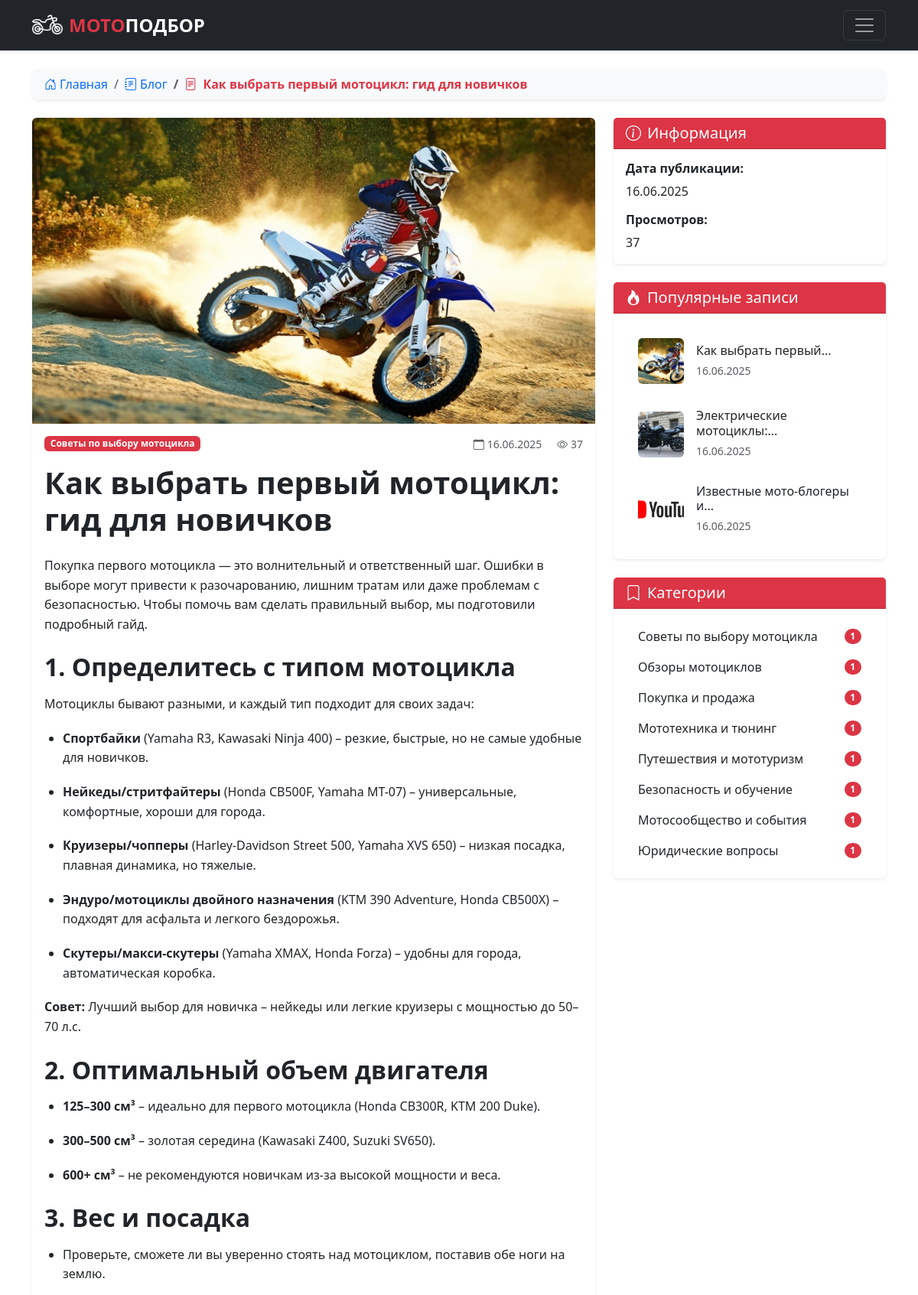
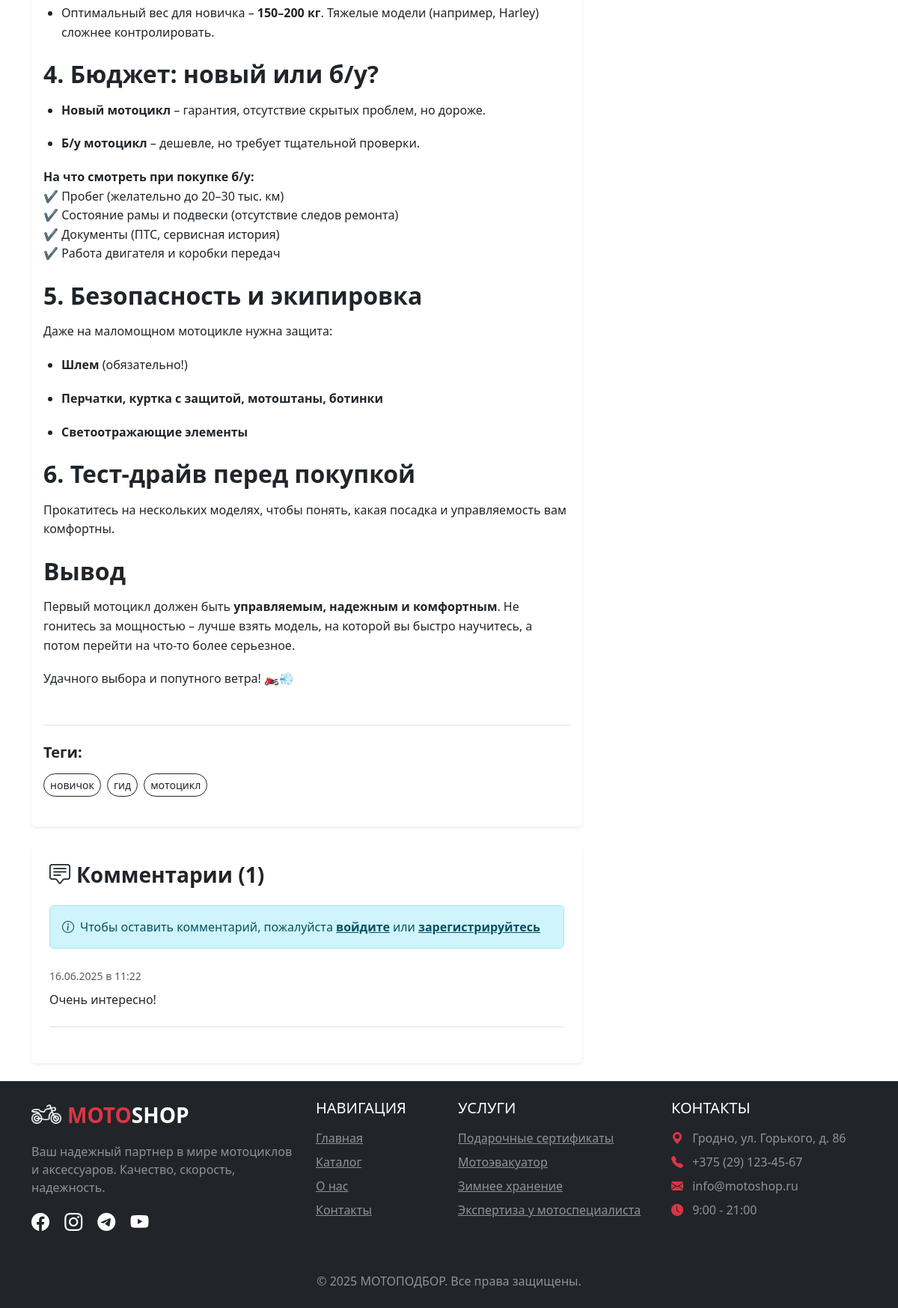
The page /blog/1 on the database its author committed (2 pictures, top to bottom).
### app.py (models this page shows, shortened)
class BlogPost(db.Model):
    __tablename__ = 'blog_posts'
    id = db.Column(db.Integer, primary_key=True)
    title = db.Column(db.String(200), nullable=False)
    short_description = db.Column(db.String(300), nullable=False)
    content = db.Column(db.Text, nullable=False)
    image_name = db.Column(db.String(100), nullable=False)
    category = db.Column(db.String(50), nullable=False)
    tags = db.Column(db.String(200))
    views = db.Column(db.Integer, default=0)
    created_at = db.Column(db.DateTime, default=datetime.now)
    updated_at = db.Column(db.DateTime, default=datetime.now, onupdate=datetime.now)
    comments = db.relationship('Comment', backref='blog_post', lazy=True, cascade='all, delete-orphan')
    @property
    def comments_count(self):
        return len(self.comments)

class Comment(db.Model):
    __tablename__ = 'comments'
    id = db.Column(db.Integer, primary_key=True)
    text = db.Column(db.Text, nullable=False)
    user_id = db.Column(db.Integer, db.ForeignKey('users.id'), nullable=False)
    post_id = db.Column(db.Integer, db.ForeignKey('blog_posts.id'), nullable=False)
    created_at = db.Column(db.DateTime, default=datetime.now)
    @property
    def user_name(self):
        return self.user.name if self.user else 'Аноним'

class Services(db.Model):
    id = db.Column(db.Integer,primary_key=True)
    title = db.Column(db.String(100))
    text = db.Column(db.Text)

### app.py (the view)
@app.route('/blog/<int:post_id>')
def blog_post(post_id):
    post = BlogPost.query.get_or_404(post_id)
    post.views += 1
    db.session.commit()
    comments = Comment.query.filter_by(post_id=post_id).order_by(Comment.created_at.desc()).all()
    popular_posts = BlogPost.query.order_by(BlogPost.views.desc()).limit(3).all()
    categories = db.session.query(BlogPost.category).distinct().all()
    blog_categories = [c[0] for c in categories]
    category_counts = {}
    for cat in blog_categories:
        count = BlogPost.query.filter_by(category=cat).count()
        category_counts[cat] = count
    return render_template('blog_post.html',
                         post=post,
                         comments=comments,
                         popular_posts=popular_posts,
                         blog_categories=blog_categories,
                         category_counts=category_counts)

### app.py (called while the page is built)
@app.context_processor
def inject_user():
    def get_user_name():
        if 'name' in session:
            user = Users.query.filter_by(email=session['name']).first()
            if user:
                user_ratings = {r.id_article: r for r in Ratings.query.filter_by(id_user=user.id).all()}
                for article in Articles.query.all():
                    article.user_rating = user_ratings.get(article.id)
            return user
    return dict(
        active_user=get_user_name(),
        articles_category=db.session.query(Articles.category).distinct().all(),
        services=db.session.query(Services).all()
    )

@app.context_processor
def utility_processor():
    def pluralize(count, form1, form2, form5):
        count = abs(count) % 100
        if 10 < count < 20:
            return form5
        count = count % 10
        if count == 1:
            return form1
        if 1 < count < 5:
            return form2
        return form5
    return dict(pluralize=pluralize)

@app.context_processor
def inject_services():
    return dict(
    services=db.session.query(Services).all(),
    )

@app.context_processor
def inject_custom_css():
    return dict(
        admin_css_url='/static/css/custom_admin.css'
    )

### templates/blog_post.html (shortened to what this page needs)
{% extends 'base.html' %}
{% block main %}
    <main class="py-4">
      <div class="container">
        <nav aria-label="breadcrumb" class="mb-4">
          <ol class="breadcrumb bg-light rounded-3 px-3 py-2 shadow-sm">
            <li class="breadcrumb-item"><a href="/" class="text-decoration-none"><i class="bi bi-house-door me-1"></i>Главная</a></li>
            <li class="breadcrumb-item"><a href="/blog" class="text-decoration-none"><i class="bi bi-journal-text me-1"></i>Блог</a></li>
            <li class="breadcrumb-item active text-danger fw-bold" aria-current="page"> <i class="bi bi-file-text me-1"></i>{{post.title}}</li>
          </ol>
        </nav>
        <div class="row g-4">
          <div class="col-lg-8">
            <div class="card border-0 shadow-sm mb-4">
              <img src="../static/img/upload/{{post.image_name}}"
                   class="card-img-top rounded-top"
                   style="height: 400px; object-fit: cover;"
                   alt="{{post.title}}">
              <div class="card-body">
                <div class="d-flex justify-content-between align-items-start mb-3">
                  <span class="badge bg-danger">{{post.category}}</span>
                  <small class="text-muted">
                    <i class="bi bi-calendar me-1"></i>{{post.created_at.strftime('%d.%m.%Y')}}
                    <i class="bi bi-eye ms-3 me-1"></i>{{post.views}}
                  </small>
                </div>
                <h1 class="fw-bold mb-4">{{post.title}}</h1>
                <div class="post-content mb-5">
                  {% autoescape false %} {{post.content}} {% endautoescape %}
                </div>
                <div class="border-top pt-4">
                  <h5 class="fw-bold mb-3">Теги:</h5>
                  <div class="d-flex flex-wrap gap-2 mb-4">
                    {% for tag in post.tags.split(',') %}
                    <a href="/blog?search={{tag.strip()}}" class="btn btn-sm btn-outline-dark rounded-pill">{{tag.strip()}}</a>
                    {% endfor %}
                  </div>
                </div>
              </div>
            </div>
            <div class="card border-0 shadow-sm">
              <div class="card-body p-4">
                <h3 class="fw-bold mb-4">
                  <i class="bi bi-chat-square-text me-2"></i>Комментарии ({{post.comments_count}})
                </h3>
                {% if 'name' in session %}
                <form method="post" class="mb-4" action="{{url_for('add_comment', post_id=post.id)}}">
                  <div class="mb-3">
                    <label class="form-label fw-bold">Ваш комментарий</label>
                    <textarea class="form-control" name="comment" rows="3" required></textarea>
                  </div>
                  <button type="submit" class="btn btn-danger">Отправить</button>
                </form>
                {% else %}
                <div class="alert alert-info mb-4">
                  <i class="bi bi-info-circle me-2"></i>Чтобы оставить комментарий, пожалуйста <a href="/login" class="alert-link">войдите</a> или <a href="/reg" class="alert-link">зарегистрируйтесь</a>
                </div>
                {% endif %}
                <div class="comments-list">
                  {% for comment in post.comments %}
                  <div class="comment mb-4 pb-4 border-bottom">
                    <div class="d-flex justify-content-between align-items-center mb-2">
                      <div class="d-flex align-items-center">
                        <div>
                          <small class="text-muted">{{comment.created_at.strftime('%d.%m.%Y в %H:%M')}}</small>
                        </div>
                      </div>
                    </div>
                    <p class="mb-0">{{comment.text}}</p>
                  </div>
                  {% else %}
                  <div class="text-center py-4">
                    <i class="bi bi-chat-square-text fs-1 text-muted mb-3"></i>
                    <p class="text-muted">Комментариев пока нет. Будьте первым!</p>
                  </div>
                  {% endfor %}
                </div>
              </div>
            </div>
          </div>
          <div class="col-lg-4">
            <div class="card border-0 shadow-sm mb-4">
              <div class="card-header bg-danger text-white">
                <h5 class="mb-0"><i class="bi bi-info-circle me-2"></i>Информация</h5>
              </div>
              <div class="card-body">
                <div class="mb-3">
                  <h6 class="fw-bold">Дата публикации:</h6>
                  <p class="mb-0">{{post.created_at.strftime('%d.%m.%Y')}}</p>
                </div>
                <div>
                  <h6 class="fw-bold">Просмотров:</h6>
                  <p class="mb-0">{{post.views}}</p>
                </div>
              </div>
            </div>
            <div class="card border-0 shadow-sm mb-4">
              <div class="card-header bg-danger text-white">
                <h5 class="mb-0"><i class="bi bi-fire me-2"></i>Популярные записи</h5>
              </div>
              <div class="card-body">
                <div class="list-group list-group-flush">
                  {% for popular_post in popular_posts %}
                  <a href="/blog/{{popular_post.id}}" class="list-group-item list-group-item-action border-0 py-3">
                    <div class="d-flex align-items-center">
                      <img src="../static/img/upload/{{popular_post.image_name}}"
                           class="rounded me-3"
                           width="60" height="60"
                           style="object-fit: cover;"
                           alt="{{popular_post.title}}">
                      <div>
                        <h6 class="mb-1">{{popular_post.title|truncate(30)}}</h6>
                        <small class="text-muted">{{popular_post.created_at.strftime('%d.%m.%Y')}}</small>
                      </div>
                    </div>
                  </a>
                  {% endfor %}
                </div>
              </div>
            </div>
            <div class="card border-0 shadow-sm">
              <div class="card-header bg-danger text-white">
                <h5 class="mb-0"><i class="bi bi-bookmark me-2"></i>Категории</h5>
              </div>
              <div class="card-body">
                <div class="list-group list-group-flush">
                  {% for category in blog_categories %}
                  <a href="/blog?category={{category}}"
                     class="list-group-item list-group-item-action border-0 d-flex justify-content-between align-items-center py-2">
                    {{category}}
                    <span class="badge bg-danger rounded-pill">{{category_counts[category]}}</span>
                  </a>
                  {% endfor %}
                </div>
              </div>
            </div>
          </div>
        </div>
      </div>
    </main>
{% endblock %}

### templates/base.html (shortened to what this page needs)
<!DOCTYPE html>
<html lang="ru">
  <head>
    <link rel="stylesheet" href="{{ url_for('static', filename='css/bootstrap.min.css') }}">
    <link rel="stylesheet" href="{{ url_for('static', filename='css/styles.css') }}">
    <link rel="stylesheet" href="https://cdn.jsdelivr.net/npm/bootstrap-icons@1.10.0/font/bootstrap-icons.css">
    <link rel="stylesheet" href="https://cdnjs.cloudflare.com/ajax/libs/animate.css/4.1.1/animate.min.css">
  </head>
  <body class="d-flex flex-column min-vh-100">
    <header class="navbar navbar-expand-xxl navbar-dark bg-dark shadow-sm" >
      <div class="container">
        <a href="/" class="navbar-brand d-flex align-items-center">
          <img src="{{ url_for('static', filename='img/icons/icon.png') }}" alt="MOTOSHOP Logo" width="40" height="40" class="me-2">
          <span class="fs-4 fw-bold text-danger">МОТО<span class="text-white">ПОДБОР</span></span>
        </a>
        <button class="navbar-toggler" type="button" data-bs-toggle="collapse" data-bs-target="#navbarMain">
          <span class="navbar-toggler-icon"></span>
        </button>
      </div>
    </header>
    {% block main %}{% endblock %}
    <footer class="bg-dark mt-auto py-4">
      <div class="container">
        <div class="row">
          <div class="col-lg-4 mb-4 mb-lg-0">
            <div class="d-flex align-items-center mb-3">
              <img src="{{ url_for('static', filename='img/icons/icon.png') }}" alt="MOTOSHOP Logo" width="40" height="40" class="me-2">
              <span class="fs-3 fw-bold text-danger">MOTO<span class="text-white">SHOP</span></span>
            </div>
            <p class="text-white-50">Ваш надежный партнер в мире мотоциклов и аксессуаров. Качество, скорость, надежность.</p>
            <div class="social-icons mt-3">
              <a href="https://www.facebook.com" target="_blank" class="text-white me-3"><i class="bi bi-facebook fs-4"></i></a>
              <a href="https://www.instagram.com" target="_blank" class="text-white me-3"><i class="bi bi-instagram fs-4"></i></a>
              <a href="https://telegram.org" target="_blank" class="text-white me-3"><i class="bi bi-telegram fs-4"></i></a>
              <a href="https://www.youtube.com" target="_blank" class="text-white"><i class="bi bi-youtube fs-4"></i></a>
            </div>
          </div>
          <div class="col-lg-2 col-md-6 mb-4 mb-md-0">
            <h5 class="text-uppercase text-white mb-3">Навигация</h5>
            <ul class="list-unstyled">
              <li class="mb-2"><a href="/" class="text-white-50 hover-white">Главная</a></li>
              <li class="mb-2"><a href="/catalog" class="text-white-50 hover-white">Каталог</a></li>
              <li class="mb-2"><a href="/about" class="text-white-50 hover-white">О нас</a></li>
              <li class="mb-2"><a href="/contacts" class="text-white-50 hover-white">Контакты</a></li>
            </ul>
          </div>
          <div class="col-lg-3 col-md-6 mb-4 mb-md-0">
            <h5 class="text-uppercase text-white mb-3">Услуги</h5>
            <ul class="list-unstyled">
              {% for service in services %}
              <li class="mb-2"><a href="/services/{{service.id}}" class="text-white-50 hover-white">{{service.title}}</a></li>
              {% endfor %}
            </ul>
          </div>
          <div class="col-lg-3 col-md-6">
            <h5 class="text-uppercase text-white mb-3">Контакты</h5>
            <ul class="list-unstyled text-white-50">
              <li class="mb-2"><i class="bi bi-geo-alt-fill me-2 text-danger"></i> Гродно, ул. Горького, д. 86</li>
              <li class="mb-2"><i class="bi bi-telephone-fill me-2 text-danger"></i> +375 (29) 123-45-67</li>
              <li class="mb-2"><i class="bi bi-envelope-fill me-2 text-danger"></i> info@motoshop.ru</li>
              <li class="mb-2"><i class="bi bi-clock-fill me-2 text-danger"></i> 9:00 - 21:00</li>
            </ul>
          </div>
        </div>
        <hr class="my-4 bg-secondary">
        <div class="row align-items-center">
          <div class="col-md-12 text-center text-center">
            <p class="mb-0 text-white-50">&copy; 2025 МОТОПОДБОР. Все права защищены.</p>
          </div>
        </div>
      </div>
    </footer>
  </body>
</html>

### static/css/styles.css (style rules this page uses)
html { height: 100%; }
body { display: flex; flex-direction: column; height: 100%; background-color: #ffff; border-radius: 30px; }
main { flex: 1 0 auto; }
footer { flex: 0 0 auto; }
.post-content p { margin-bottom: 1.2rem; line-height: 1.6; }
.post-content h2, .post-content h3, .post-content h4 { margin-top: 1.5rem; margin-bottom: 1rem; font-weight: bold; }
.post-content ul, .post-content ol { padding-left: 1.5rem; margin-bottom: 1.2rem; }
.post-content li { margin-bottom: 0.5rem; }
.comment { transition: all 0.3s ease; }
.card { transition: transform 0.3s ease, box-shadow 0.3s ease; }

### rows shown on the page
BlogPost: title "Как выбрать первый мотоцикл: гид для новичков", image_name (picture), category "Советы по выбору мотоцикла", created_at "16.06.2025", views "37", content "Покупка первого мотоцикла — это волнительный и ответственный шаг. Ошибки в выборе могут привести к разочарованию, лишним тратам или даже проблемам с безопасностью. Чтобы помочь вам сделать правильный выбор, мы подготовили подробный гайд. 1. Определитесь с типом мотоцикла Мотоциклы бывают разными, и каждый тип подходит для своих задач: Спортбайки (Yamaha R3, Kawasaki Ninja 400) – резкие, быстрые, но не самые удобные для новичков. Нейкеды/стритфайтеры (Honda CB500F, Yamaha MT-07) – универсальные, комфортные, хороши для города. Круизеры/чопперы (Harley-Davidson Street 500, Yamaha XVS 650) – низкая посадка, плавная динамика, но тяжелые. Эндуро/мотоциклы двойного назначения (KTM 390 Adventure,…", title "Как выбрать первый...", id "1"
Comment: created_at "16.06.2025 в 11:22", text "Очень интересно!"
BlogPost: image_name (picture), title "Электрические мотоциклы:...", created_at "16.06.2025"
BlogPost: image_name (picture), title "Известные мото-блогеры и...", created_at "16.06.2025"
BlogPost: category "Покупка и продажа", category_counts "1"
BlogPost: category "Мототехника и тюнинг", views "1"
BlogPost: category "Путешествия и мототуризм", views "1"
BlogPost: category "Безопасность и обучение", views "1"
BlogPost: category "Юридические вопросы", views "1"
Services: title "Подарочные сертификаты"
Services: title "Мотоэвакуатор"
Services: title "Зимнее хранение"
Services: title "Экспертиза у мотоспециалиста"

### other values the page prints
{{ tag.strip() }} "новичок" "гид" "мотоцикл"
{{ post.comments_count }} "1"
{{ category }} "Обзоры мотоциклов" "Мотосообщество и события"
{{ category_counts[category] }} "1" "1"
